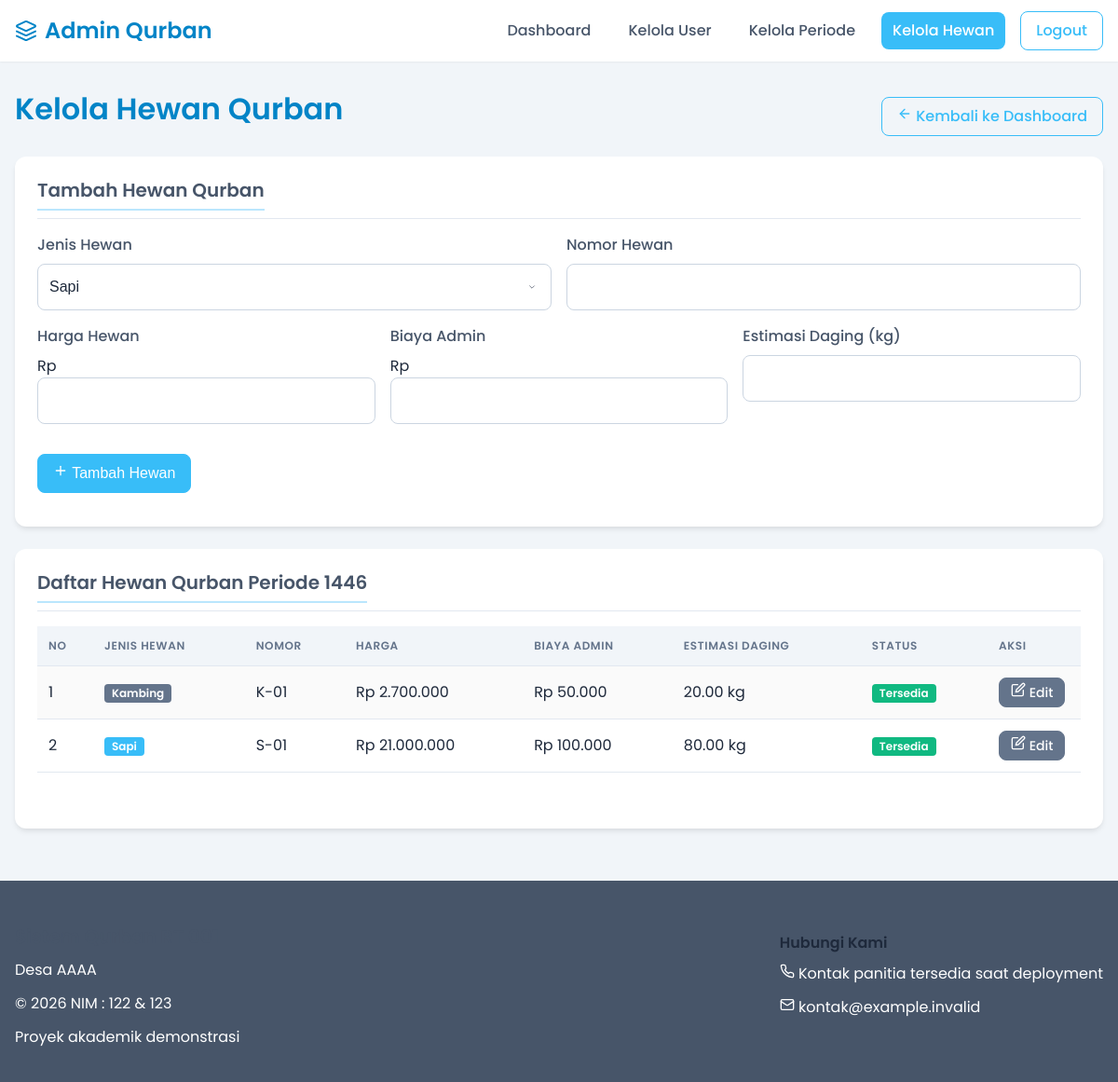
The app's page /admin/kelola_hewan.php (signed in) with its own data.
### tables this page shows
CREATE TABLE `periode_qurban` (
  `id_periode` int(11) NOT NULL AUTO_INCREMENT,
  `tahun_hijriah` varchar(10) NOT NULL,
  `tahun_masehi` year(4) NOT NULL,
  `tanggal_pelaksanaan` date NOT NULL,
  `is_active` tinyint(1) DEFAULT 1,
  `created_at` timestamp NULL DEFAULT current_timestamp(),
  PRIMARY KEY (`id_periode`)
);

CREATE TABLE `hewan_qurban` (
  `id_hewan` int(11) NOT NULL AUTO_INCREMENT,
  `id_periode` int(11) NOT NULL,
  `jenis_hewan` enum('sapi','kambing','domba') NOT NULL,
  `nomor_hewan` varchar(10) NOT NULL,
  `harga_hewan` decimal(12,2) NOT NULL,
  `biaya_admin` decimal(10,2) NOT NULL,
  `estimasi_daging` decimal(5,2) NOT NULL,
  `status` enum('rencana','tersedia','terpesan','disembelih','dibagikan') DEFAULT 'rencana',
  `created_at` timestamp NULL DEFAULT current_timestamp(),
  PRIMARY KEY (`id_hewan`),
  KEY `id_periode` (`id_periode`),
  CONSTRAINT `fk_hewan_periode` FOREIGN KEY (`id_periode`) REFERENCES `periode_qurban` (`id_periode`) ON DELETE CASCADE ON UPDATE CASCADE
);

### function/helper.php (called while the page is built, shortened)
<?php
function rupiah($angka): string
{
    return 'Rp ' . number_format((float) $angka, 0, ',', '.');
}

### admin/kelola_hewan.php (the view, shortened to what this page needs)
<?php
require_once '../config/database.php';
require_once '../function/helper.php';
$query = "SELECT * FROM periode_qurban WHERE is_active = TRUE ORDER BY id_periode DESC LIMIT 1";
$result = mysqli_query($conn, $query);
$periode = mysqli_fetch_assoc($result);
$id_periode = $periode['id_periode'] ?? 0;
?>
<!DOCTYPE html>
<html lang="id">
<head>
    <link rel="stylesheet" href="../src/styles/main.css">
</head>
<body>
    <?php include_once '../src/components/header_admin.php'; ?>
    <main class="main-content">
        <div class="container">
            <div class="d-flex justify-content-between align-items-center mb-4">
                <h1>Kelola Hewan Qurban</h1>
                <a href="index.php" class="btn btn-outline-primary">
                    <svg xmlns="http://www.w3.org/2000/svg" width="16" height="16" viewBox="0 0 24 24" fill="none" stroke="currentColor" stroke-width="2" stroke-linecap="round" stroke-linejoin="round" class="icon">
                        <line x1="19" y1="12" x2="5" y2="12"></line>
                        <polyline points="12 19 5 12 12 5"></polyline>
                    </svg>
                    Kembali ke Dashboard
                </a>
            </div>
            <?php if ($periode): ?>
            <div class="card animate-on-scroll">
                <div class="card-header">
                    <h2 class="card-title">Tambah Hewan Qurban</h2>
                </div>
                <div class="card-body">
                    <form method="POST" class="needs-validation">
                        <div class="d-flex flex-wrap gap-4">
                            <div class="form-group" style="flex: 1; min-width: 200px;">
                                <label for="jenis_hewan" class="form-label">Jenis Hewan</label>
                                <select id="jenis_hewan" name="jenis_hewan" class="form-select" required>
                                    <option value="sapi">Sapi</option>
                                </select>
                            </div>
                            <div class="form-group" style="flex: 1; min-width: 200px;">
                                <label for="nomor_hewan" class="form-label">Nomor Hewan</label>
                                <input type="text" id="nomor_hewan" name="nomor_hewan" class="form-control" required>
                            </div>
                        </div>
                        <div class="d-flex flex-wrap gap-4">
                            <div class="form-group" style="flex: 1; min-width: 200px;">
                                <label for="harga_hewan" class="form-label">Harga Hewan</label>
                                <div class="input-group">
                                    <span class="input-group-text">Rp</span>
                                    <input type="number" id="harga_hewan" name="harga_hewan" class="form-control" required>
                                </div>
                            </div>
                            <div class="form-group" style="flex: 1; min-width: 200px;">
                                <label for="biaya_admin" class="form-label">Biaya Admin</label>
                                <div class="input-group">
                                    <span class="input-group-text">Rp</span>
                                    <input type="number" id="biaya_admin" name="biaya_admin" class="form-control" required>
                                </div>
                            </div>
                            <div class="form-group" style="flex: 1; min-width: 200px;">
                                <label for="estimasi_daging" class="form-label">Estimasi Daging (kg)</label>
                                <input type="number" step="0.1" id="estimasi_daging" name="estimasi_daging" class="form-control" required>
                            </div>
                        </div>
                        <div class="d-flex justify-content-end mt-4">
                            <button type="submit" class="btn btn-primary">
                                <svg xmlns="http://www.w3.org/2000/svg" width="16" height="16" viewBox="0 0 24 24" fill="none" stroke="currentColor" stroke-width="2" stroke-linecap="round" stroke-linejoin="round" class="icon">
                                    <line x1="12" y1="5" x2="12" y2="19"></line>
                                    <line x1="5" y1="12" x2="19" y2="12"></line>
                                </svg>
                                Tambah Hewan
                            </button>
                        </div>
                    </form>
                </div>
            </div>
            <div class="card animate-on-scroll">
                <div class="card-header">
                    <h2 class="card-title">Daftar Hewan Qurban Periode <?php echo $periode['tahun_hijriah']; ?></h2>
                </div>
                <div class="card-body">
                    <div class="table-responsive">
                        <table class="table table-striped">
                            <thead>
                                <tr>
                                    <th width="60">No</th>
                                    <th>Jenis Hewan</th>
                                    <th>Nomor</th>
                                    <th class="text-right">Harga</th>
                                    <th class="text-right">Biaya Admin</th>
                                    <th class="text-right">Estimasi Daging</th>
                                    <th>Status</th>
                                    <th width="100">Aksi</th>
                                </tr>
                            </thead>
                            <tbody>
                                <?php
                                $query = "SELECT * FROM hewan_qurban WHERE id_periode = $id_periode ORDER BY id_hewan DESC";
                                $result = mysqli_query($conn, $query);
                                $no = 1;
                                if (mysqli_num_rows($result) > 0):
                                    while ($row = mysqli_fetch_assoc($result)):
                                ?>
                                <tr>
                                    <td><?php echo $no++; ?></td>
                                    <td>
                                        <span class="badge <?php echo $row['jenis_hewan'] == 'sapi' ? 'badge-primary' : 'badge-secondary'; ?>">
                                            <?php echo ucfirst($row['jenis_hewan']); ?>
                                        </span>
                                    </td>
                                    <td><?php echo $row['nomor_hewan']; ?></td>
                                    <td class="text-right"><?php echo rupiah($row['harga_hewan']); ?></td>
                                    <td class="text-right"><?php echo rupiah($row['biaya_admin']); ?></td>
                                    <td class="text-right"><?php echo $row['estimasi_daging']; ?> kg</td>
                                    <td>
                                        <span class="badge <?php echo $row['status'] == 'tersedia' ? 'badge-success' : 'badge-warning'; ?>">
                                            <?php echo ucfirst($row['status']); ?>
                                        </span>
                                    </td>
                                    <td>
                                        <a href="edit_hewan.php?id=<?php echo $row['id_hewan']; ?>" class="btn btn-sm btn-secondary">
                                            Edit
                                        </a>
                                    </td>
                                </tr>
                                <?php
                                    endwhile;
                                else:
                                ?>
                                <tr>
                                    <td colspan="8" class="text-center">Belum ada data hewan qurban</td>
                                </tr>
                                <?php endif; ?>
                            </tbody>
                        </table>
                    </div>
                </div>
            </div>
            <?php endif; ?>
        </div>
    </main>
    <?php include_once '../src/components/footer.php'; ?>
</body>
</html>

### records on screen
periode_qurban: tahun_hijriah "1446"
hewan_qurban: jenis_hewan "Kambing", nomor_hewan "K-01", harga_hewan "Rp 2.700.000", biaya_admin "Rp 50.000", estimasi_daging "20.00", status "Tersedia"
hewan_qurban: jenis_hewan "Sapi", nomor_hewan "S-01", harga_hewan "Rp 21.000.000", biaya_admin "Rp 100.000", estimasi_daging "80.00", status "Tersedia"
